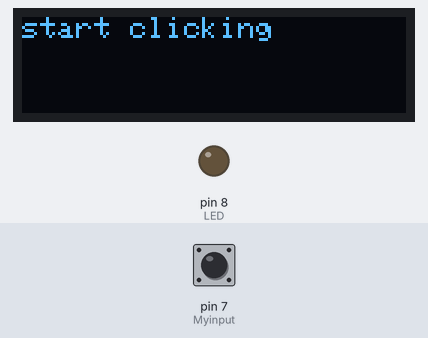
Recording of a sketch running on a simulated Arduino Uno, built with avr-gcc and run on an emulated ATmega328P. On the bench: 128×32 one-colour display, output pins drawn as LEDs (lit = HIGH). The test bench sets the inputs (shaded band); at power-on: pin 7 (Myinput) HIGH.

Above: at 2.2 s.
2.3 s: pin 7 (Myinput) pulled LOW for 0.15 s
At 4.1 s:
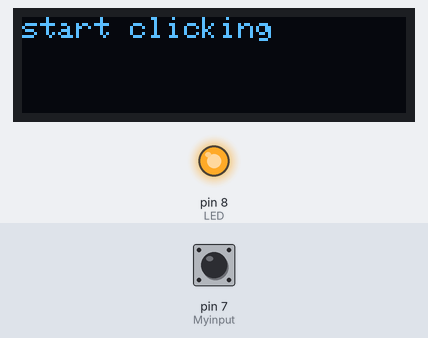
4.9 s: pin 7 (Myinput) pulled LOW for 1 s
At 5.7 s:
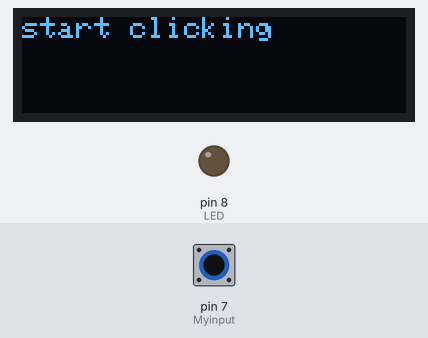
7.4 s: pin 7 (Myinput) pulled LOW for 0.15 s
At 8.4 s:
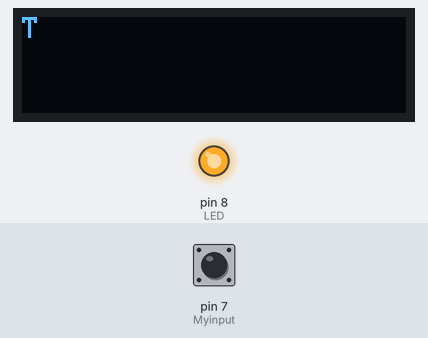
10.0 s: pin 7 (Myinput) pulled LOW for 3.2 s
At 11.1 s:
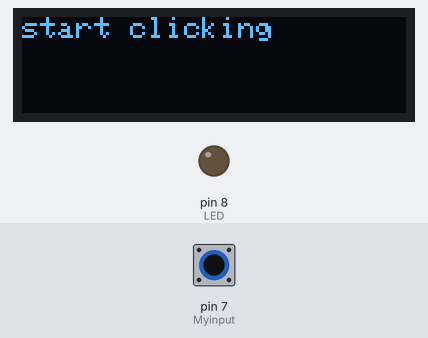
Timing chart, 0 to 14.7 s (numbered marks = the images above; inputs shaded):
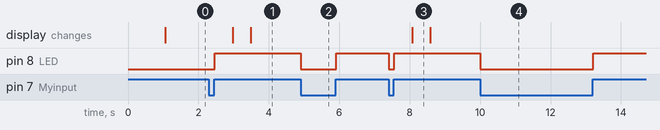

Measured:
- after the input at 2.3 s, pin 8 (LED): LOW → HIGH after 0.16 s; the display: first changes after 0.67 s (image 1 shows a later state)
- after the input at 4.9 s, pin 8 (LED): HIGH → LOW at once, → HIGH 1.0 s later
- after the input at 7.4 s, pin 8 (LED): HIGH → LOW at once, → HIGH 0.15 s later; the display: changes after 0.67 s (image 3)
- after the input at 10.0 s, pin 8 (LED): HIGH → LOW at once, → HIGH 3.2 s later
- what the display in image 3 shows lasts 0.5 s, from 8.1 s to 8.6 s

The sketch:

morse_code_translator.ino
```cpp
#include<SPI.h>
#include <Adafruit_GFX.h>
#include <Wire.h>
#include <Adafruit_SSD1306.h>
#include <Bounce2.h>
Bounce debouncer;
#define sw 128 //width screen
#define sh 32 //hight screen
#define OLED_RESET            4

Adafruit_SSD1306 display(sw, sh, &Wire,-1);
#define Myinput 7
#define LED 8
char transcode[36] = {'A','B','C','D','E','F','G','H','I','J','K','L','M','N','O','P','Q','R','S','T','U','V','W','X','Y','Z','0','1','2','3','4','5','6','7','8','9'};
byte morse[36][5] = {
    /* A‑Z */
    {0,1,3,3,3},   /* A */
    {1,0,0,0,3},     /* B */
    {1,0,1,0,3},     /* C */
    {1,0,0,3,3},    /* D */
    {0,3,3,3,3},  /* E */
    {0,0,1,0,3},     /* F */
    {1,1,0,3,3},    /* G */
    {0,0,0,0,3},     /* H */
    {0,0,3,3,3},   /* I */
    {0,1,1,1,3},     /* J */
    {1,0,1,3,3},    /* K */
    {0,1,0,0,3},     /* L */
    {1,1,3,3,3},   /* M */
    {1,0,3,3,3},   /* N */
    {1,1,1,3,3},    /* O */
    {0,1,1,0,3},     /* P */
    {1,1,0,1,3},     /* Q */
    {0,1,0,3,3},    /* R */
    {0,0,0,3,3},    /* S */
    {1,3,3,3,3},  /* T */
    {0,0,1,3,3},    /* U */
    {0,0,0,1,3},     /* V */
    {0,1,1,3,3},    /* W */
    {1,0,0,1,3},     /* X */
    {1,0,1,1,3},     /* Y */
    {1,1,0,0,3},     /* Z */

    /* 0‑9  (indices 26‑35) */
    {1,1,1,1,1},      /* 0 */
    {0,1,1,1,1},      /* 1 */
    {0,0,1,1,1},      /* 2 */
    {0,0,0,1,1},      /* 3 */
    {0,0,0,0,1},      /* 4 */
    {0,0,0,0,0},      /* 5 */
    {1,0,0,0,0},      /* 6 */
    {1,1,0,0,0},      /* 7 */
    {1,1,1,0,0},      /* 8 */
    {1,1,1,1,0}       /* 9 */
};
bool keyIsPressed() {
  debouncer.update();
  return debouncer.read() == LOW;
}
byte  READinput(){

  while (!keyIsPressed());
  digitalWrite(LED,LOW);
  unsigned long first = millis();
  while (keyIsPressed());
  digitalWrite(LED, HIGH);
  unsigned long dif = millis() - first;

  if(dif >=400){
    return 1;

  }else if(dif >= 200 && dif < 400){
    return 0;
  }else{
    return 3;
  }
}
void getINPUT (byte code[20]){
  int k=0;
  int i=0;
  while(k!=3){
    k=READinput();
    code[i]=k;
    i++;
    if(k == 3) break;

  }

}
void translate(byte code[20],char smt[20]){

  int k=0;
  for (int i=0;i<36;i++){
    boolean check=true;
    for(int j=0;j<5;j++){
      if(code[j]==3 && morse[i][j]==3 ){
        break;
      }
      if(code[j]!=morse[i][j] ){
        check =false;
        break;
      }
    }
    if(check){
      smt [k]=transcode[i];
      k++;
      break;
    }
  }
  smt [k]='\0';
}
void printWord(char cracked[20]) {
  display.clearDisplay();
  display.setCursor(0, 0);
  display.print(cracked);
  display.display();
}
void printstart() {
  display.clearDisplay();
  display.setCursor(0, 0);
  display.print("start clicking");
  display.display();
}
void morseCode(){
  printstart();


  byte code[20];
  char smt[20];
  getINPUT(code);
  translate(code,smt);
  delay(500);
  printWord(smt);
  delay(500);


}


void setup() {
  pinMode(Myinput, INPUT_PULLUP);
  debouncer.attach(Myinput);
  debouncer.interval(10);
  pinMode(LED, OUTPUT);
  Serial.begin(9600);
  Wire.begin();


  if (!display.begin(SSD1306_SWITCHCAPVCC, 0x3C)) {
    Serial.println(F("SSD1306 allocation failed"));
    while (true);
  }

  display.clearDisplay();
  display.setTextSize(1);
  display.setTextColor(WHITE);
  display.setCursor(0, 0);
  display.println("Ready");
  display.display();
  delay(1000);

}

void loop() {

  morseCode();
  display.clearDisplay();

}
```
